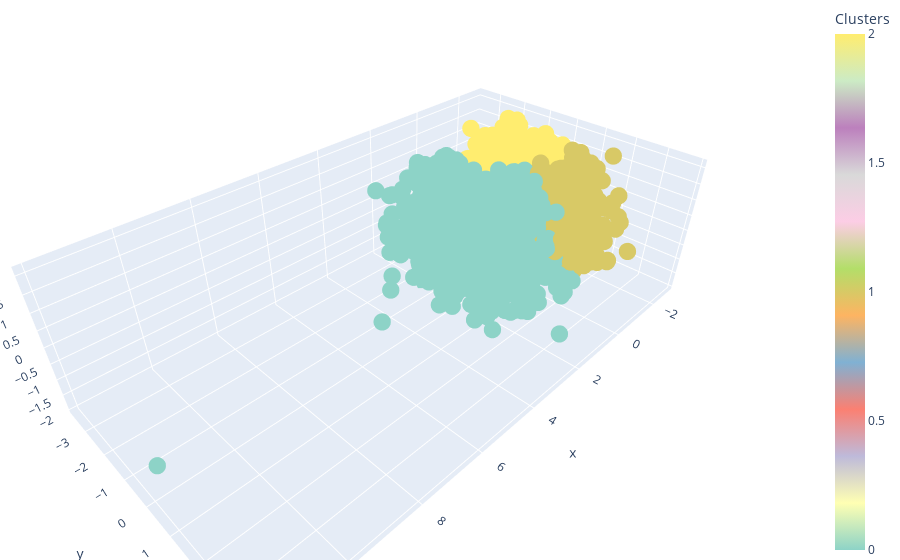

Source (notebook cell):
### Markdown cell above
## visualtion

### Code cell
import plotly.graph_objs as go
from plotly.offline import init_notebook_mode, iplot, plot

palette = px.colors.qualitative.Set3
x =PCA_df["PCA1"]
y =PCA_df["PCA2"]
z =PCA_df["PCA3"]
c =PCA_df["Clusters"]
# create trace 1 that is 3d scatter
trace1 = go.Scatter3d(x=x,y=y,z=z,mode='markers',
  marker=dict(size=6, color=c, colorscale=palette, colorbar=dict(title='Clusters')))
 
data = [trace1]
layout = go.Layout(margin=dict(l=0,r=0,b=0,t=0))
fig = go.Figure(data=data, layout=layout)
iplot(fig)

### Figure 1 — Plotly figure (JSON) as saved in the notebook; plotly's stock layout.template omitted (floating-point values rounded to 4 significant figures; data arrays with more than 128 entries replaced by an {"elided": "..."} marker saying what was removed)
{"data": [{"marker": {"color": {"elided": "2216 int values"}, "colorbar": {"title": {"text": "Clusters"}}, "colorscale": [[0, "rgb(141,211,199)"], [0.09091, "rgb(255,255,179)"], [0.1818, "rgb(190,186,218)"], [0.2727, "rgb(251,128,114)"], [0.3636, "rgb(128,177,211)"], [0.4545, "rgb(253,180,98)"], [0.5455, "rgb(179,222,105)"], [0.6364, "rgb(252,205,229)"], [0.7273, "rgb(217,217,217)"], [0.8182, "rgb(188,128,189)"], [0.9091, "rgb(204,235,197)"], [1, "rgb(255,237,111)"]], "size": 6}, "mode": "markers", "type": "scatter3d", "x": {"elided": "2216 float values"}, "y": {"elided": "2216 float values"}, "z": {"elided": "2216 float values"}}], "layout": {"margin": {"b": 0, "l": 0, "r": 0, "t": 0}}}
